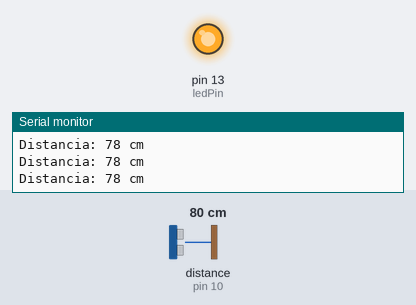
A sketch run on a simulated Arduino Uno, built with avr-gcc and run on an emulated ATmega328P. Shown: output pins drawn as LEDs (lit = HIGH), the last lines printed to the serial monitor. Wiring (inferred from the names in the program): ultrasonic range finder: trigger pin 9; echo pin 10. The test bench sets the inputs (shaded band); at power-on: distance to the obstacle (sensor on pin 10) 80 cm. The echo pulse lasts 58.3 µs per cm; pins used as bus, display or sensor lines are not drawn.

Above: at 1.2 s.
1.3 s: distance to the obstacle (sensor on pin 10) set to 88 cm
2.8 s: distance to the obstacle (sensor on pin 10) set to 97 cm
At 3.5 s:
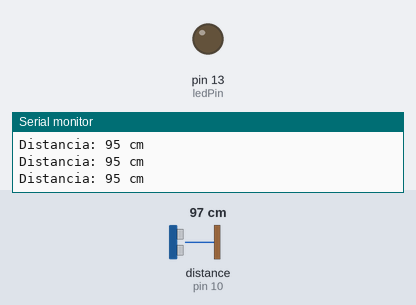
4.3 s: distance to the obstacle (sensor on pin 10) set to 2 cm
At 5.2 s:
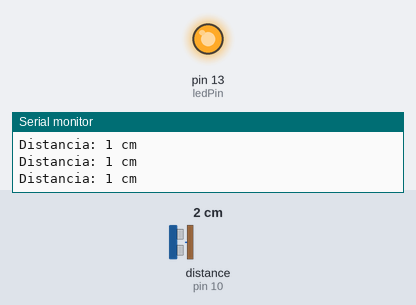
5.8 s: distance to the obstacle (sensor on pin 10) set to 120 cm
At 7.1 s:
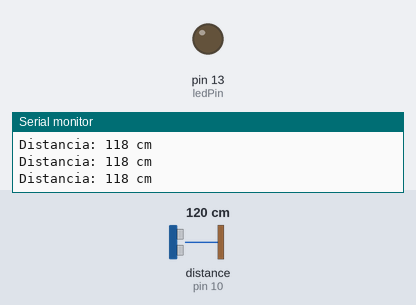
Timing chart, 0 to 8.3 s (numbered marks = the images above; inputs shaded):
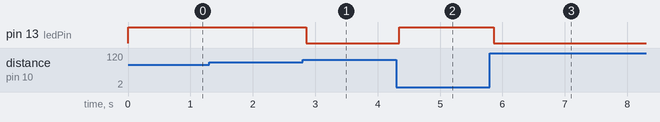

Measured:
- the behaviour switches between 92 and 93 cm on distance to the obstacle (sensor on pin 10) (found by bisection; images 0 and 1)
- after the input at 2.8 s, pin 13 (ledPin): HIGH → LOW after 0.06 s
- after the input at 4.3 s, pin 13 (ledPin): LOW → HIGH at once
- after the input at 5.8 s, pin 13 (ledPin): HIGH → LOW after 0.06 s

The sketch:

sensor_ultrasonidos_hcsr04.ino
```cpp
const int trigPin = 9;
const int echoPin = 10;
const int ledPin = 13;

long duracion;
int distancia;
int preset_distancia = 90;
float vel_son = 0.034; // Velocidad sonido en cm/microsegundo -> 340 m/s

void setup() {
  pinMode(trigPin, OUTPUT);
  pinMode(echoPin, INPUT);
  pinMode(ledPin, OUTPUT);
  Serial.begin(9600);
}

void loop() {
  digitalWrite(trigPin, LOW);
  delayMicroseconds(2);
  digitalWrite(trigPin, HIGH);
  delayMicroseconds(10);
  digitalWrite(trigPin, LOW);

  duracion = pulseIn(echoPin, HIGH);
  distancia = duracion * vel_son / 2;

  Serial.print("Distancia: ");
  Serial.print(distancia);
  Serial.println(" cm");

  if (distancia <= preset_distancia) {
    digitalWrite(ledPin, HIGH);
  } else {
    digitalWrite(ledPin, LOW);
  }

  delay(100);
}
```
